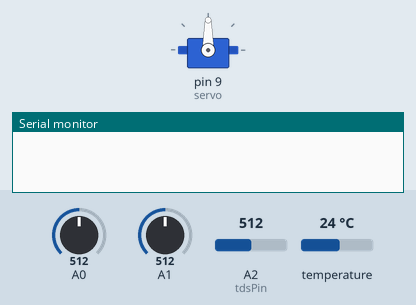
Simulated run of this sketch. Board: Arduino Mega 2560, built with avr-gcc and run on an emulated ATmega2560. Parts: servo, the last lines printed to the serial monitor. The inputs (shaded band) are chosen by the test bench; at power-on: A0 = 512, A1 = 512, A2 (tdsPin) = 512, temperature 24 °C.

Above: at 0.15 s.
At 1.9 s:
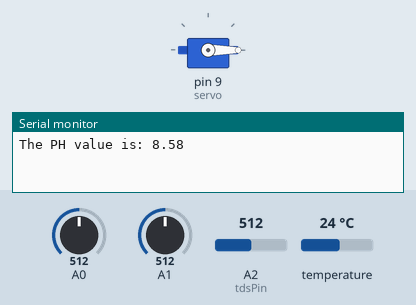
At 3.7 s:
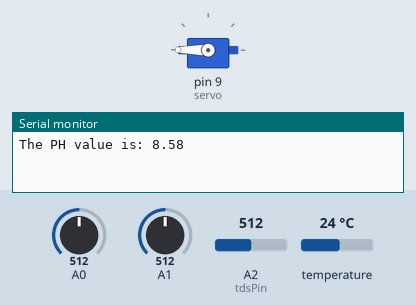
Timing chart, 0 to 10.0 s (numbered marks = the images above):
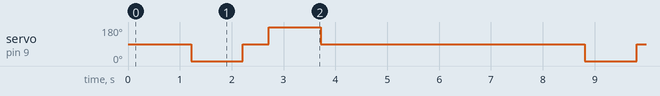

The sketch:

final_code_5.ino
```cpp
// Constants
#define Vref 3.3  // Nano RP2040 Connect operates at 3.3V
#define tdsPin A2
#define ONE_WIRE_BUS 2
#define RX_PIN 1
#define TX_PIN 0

// Global Variables
unsigned long int avgValue;
float pH, tdsValue, Voltage, volt, ntu, Distance;
int sensorValue;

// Libraries
#include <Servo.h>
#include <OneWire.h>
#include <DallasTemperature.h>

// Objects
Servo servo;
OneWire oneWire(ONE_WIRE_BUS);
DallasTemperature sensors(&oneWire);

// Setup Function
void setup() {
  Serial.begin(115200);
  pinMode(A0, INPUT);
  servo.attach(9);
  sensors.begin();
  Serial1.begin(9600); // A02YYUW typically uses 9600 baud rate
  delay(100); // Ensure sensor initialization
}

// Loop Function
void loop() {
  readPH();
  controlServo();
  readTDS();
  readTemperature();
  readTurbidity();
  readUltrasonic();
}

// PH Function
void readPH() {
  int buf[10];
  for (int i = 0; i < 10; i++) {
    buf[i] = analogRead(A0);
    delay(10);
  }
  avgValue = 0;
  for (int i = 2; i < 8; i++) {
    avgValue += buf[i];
  }
  float sensorValue = avgValue / 6.0;
  pH = 7 - 1000 * (sensorValue - 541) * Vref / 59.16 / 1023;
  Serial.print("The PH value is: ");
  Serial.println(pH, 2);
  delay(1000);
}

// Servo Control Functions
void controlServo() {
  left();
  delay(1000);
  stopServo();
  delay(500);
  right();
  delay(1000);
  stopServo();
  delay(500);
}

void left() {
  servo.write(0);
}

void right() {
  servo.write(180);
}

void stopServo() {
  servo.write(90);
}

// TDS Function
void readTDS() {
  sensorValue = analogRead(tdsPin);
  Voltage = sensorValue * 5 / 1024.0;
  tdsValue = (133.42 * Voltage * Voltage * Voltage - 255.86 * Voltage * Voltage + 857.39 * Voltage) * 0.5;
  Serial.print("TDS Value = ");
  Serial.print(tdsValue);
  Serial.println(" ppm");
  delay(1000);
}

// Temperature Function
void readTemperature() {
  sensors.requestTemperatures();
  float tempC = sensors.getTempCByIndex(0);
  Serial.print("Temperature: ");
  Serial.print(tempC);
  Serial.print("°C  |  ");
  Serial.print((tempC * 9.0) / 5.0 + 32.0);
  Serial.println("°F");
  delay(500);
}

// Turbidity Function
void readTurbidity() {
  volt = 0;
  for(int i = 0; i < 800; i++) {
    volt += ((float)analogRead(A1) / 1023) * 5;
  }
  volt /= 800;
  ntu = (volt < 2.5) ? 3000 : (volt > 4.2) ? 0 : -1120.4 * sq(volt) + 5742.3 * volt - 4353.8;
  Serial.print(" | Turbidity: ");
  Serial.print(ntu);
  Serial.println(" NTU");
  delay(1000);
}

// Ultrasonic Function
void readUltrasonic() {
  if (Serial1.available() >= 4) {
    uint8_t data[4];
    for (int i = 0; i < 4; i++) {
      data[i] = Serial1.read();
    }
    if (data[0] == 0xFF) {
      uint16_t distance = (data[1] << 8) | data[2];
      Distance = (distance < 7500) ? distance : -1;
      Serial.print("Distance: ");
      Serial.print(Distance);
      Serial.println(" mm");
    }
  }
  delay(100);
}
```

Measured:
- by itself, servo on pin 9 (servo): repeats every 7.6 s: 90° 0.50 s, 180° 1.0 s, 90° 5.1 s, 0° 1.0 s
